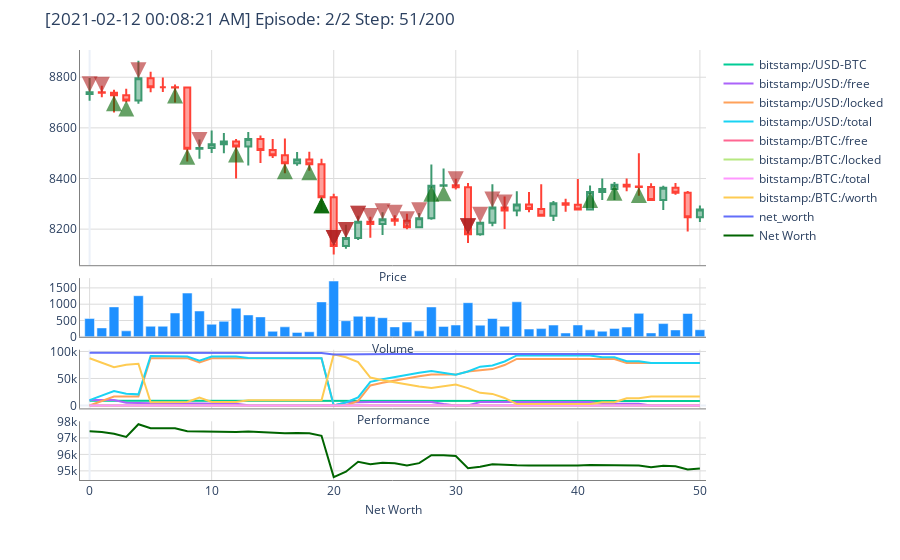
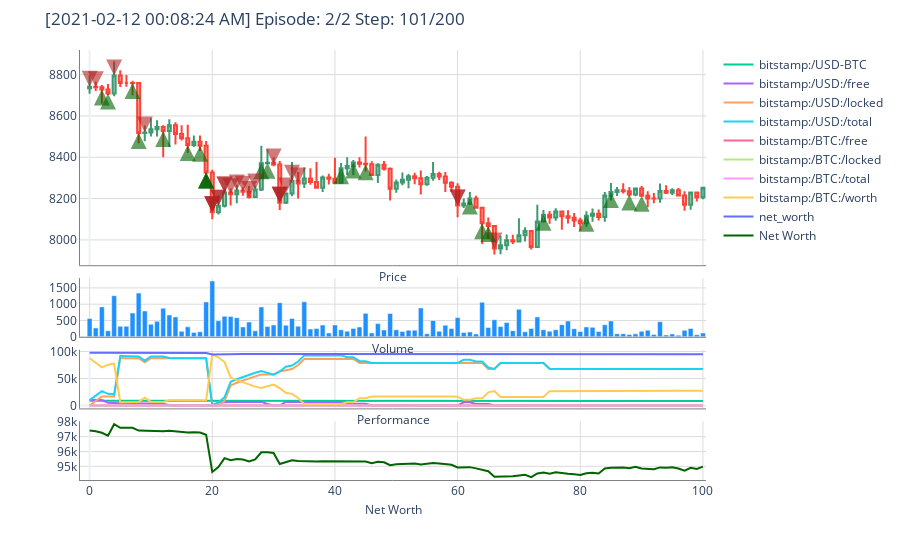
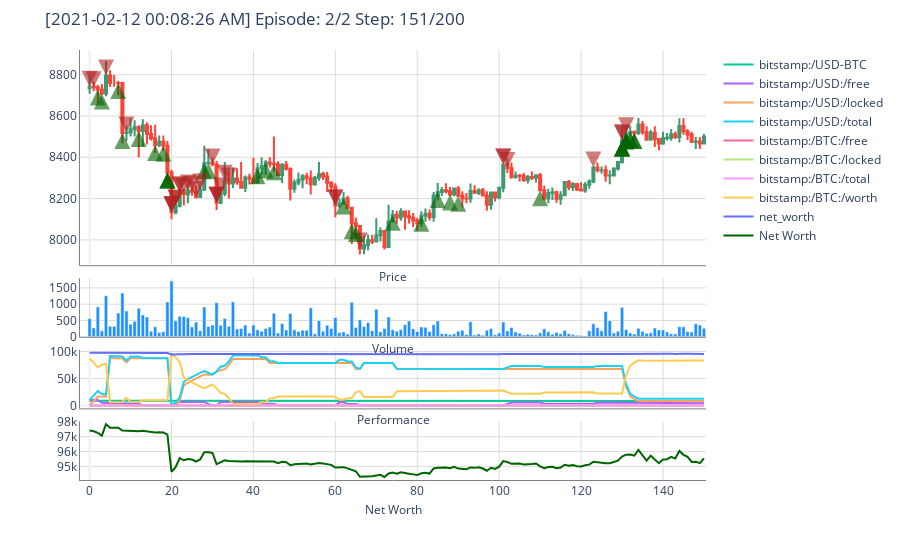
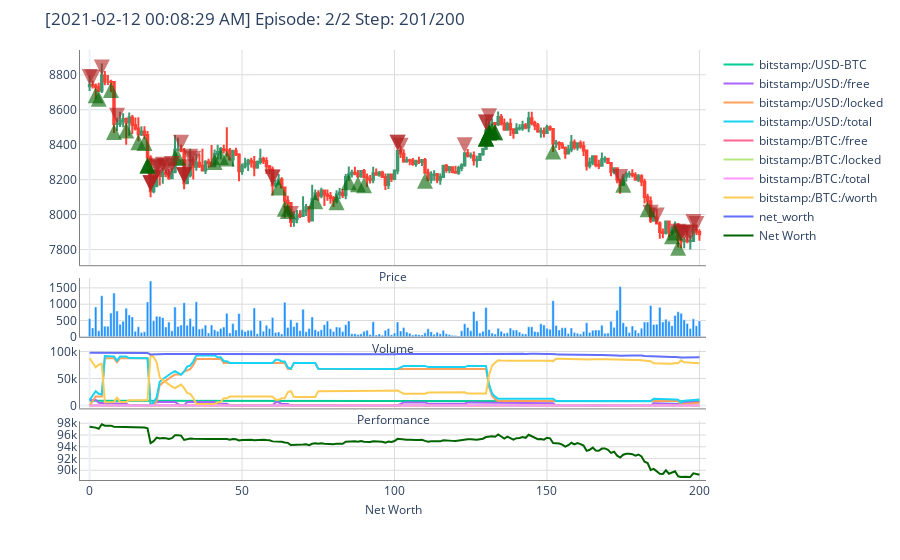

Notebook code cell kept with these figures, in order:
### Code cell
agent = DQNAgent(env)

agent.train(n_steps=200, n_episodes=2, save_path="agents/")
